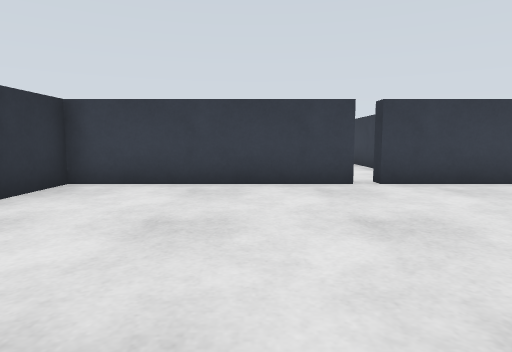
view 1 (above)

16 first-person views from a walk through a world built for the Gazebo simulator. The camera is 0.41 m above the floor, tilts 6° down and sees 75° across. The floor is counted in squares, 0.5 m on a side. Each view is taken from the middle of a square. On the plan, view 1 faces up. The plan holds only what a view shows up to about 11 squares ahead; the rest is blank.

view 2
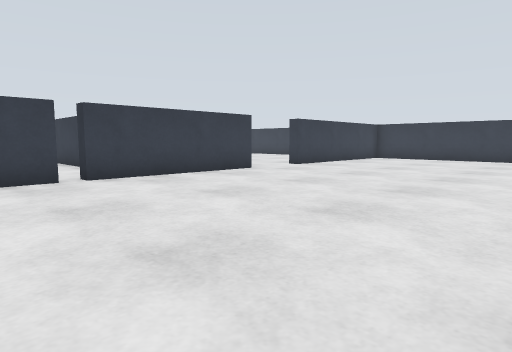

view 3
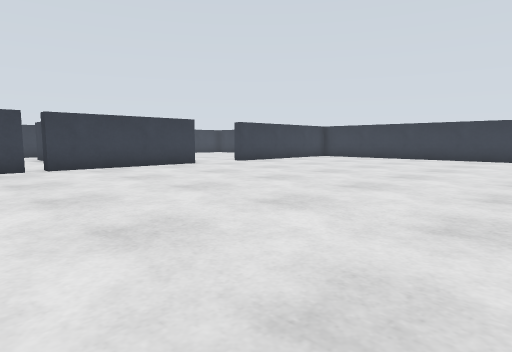

view 4
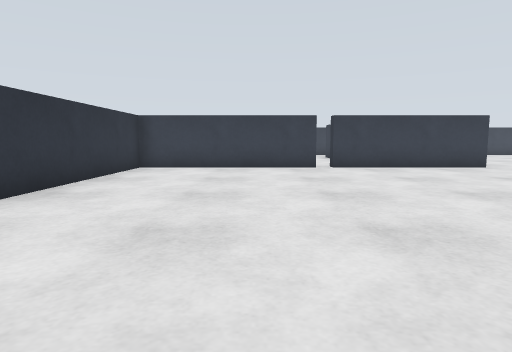

view 5
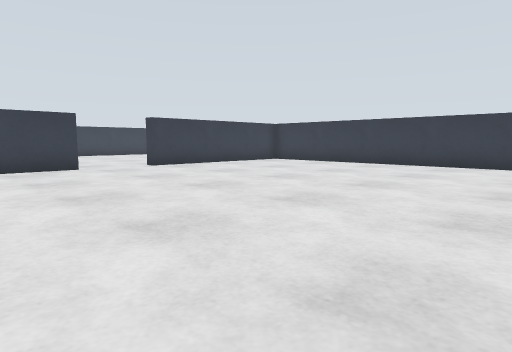

view 6
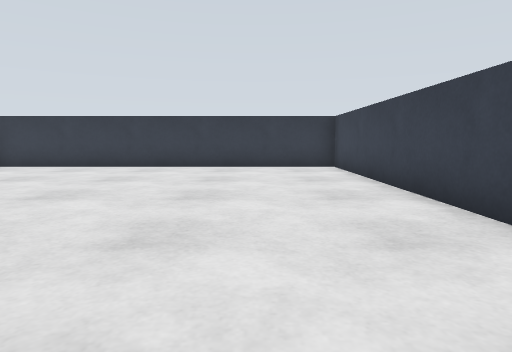

view 7
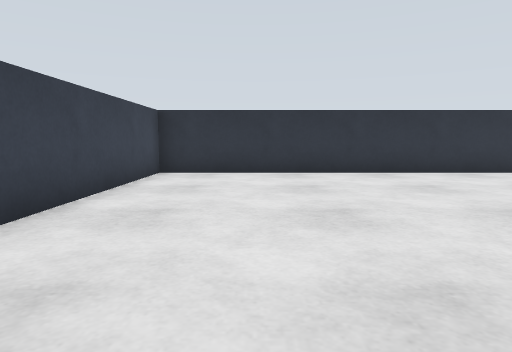

view 8
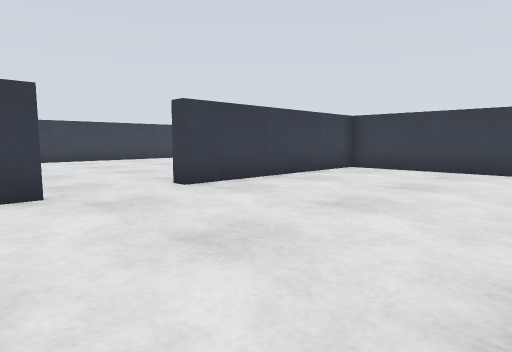

view 9
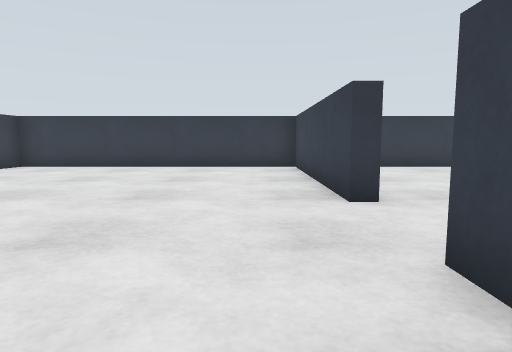

view 10
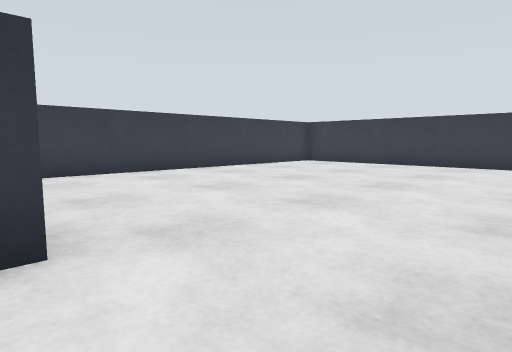

view 11
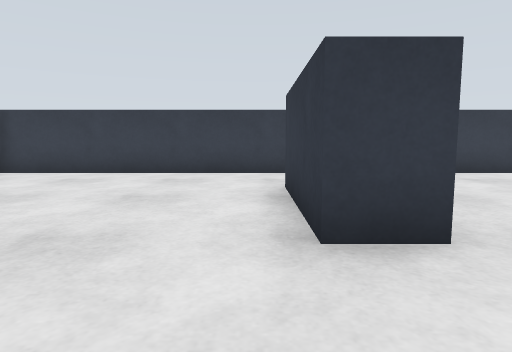

view 12
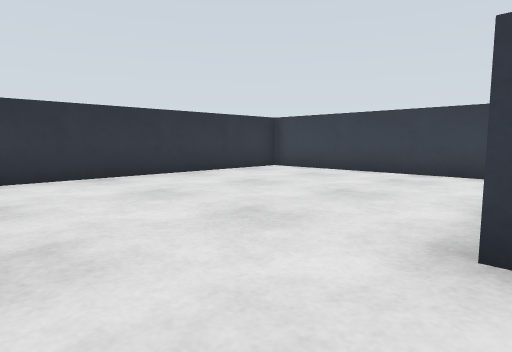

view 13
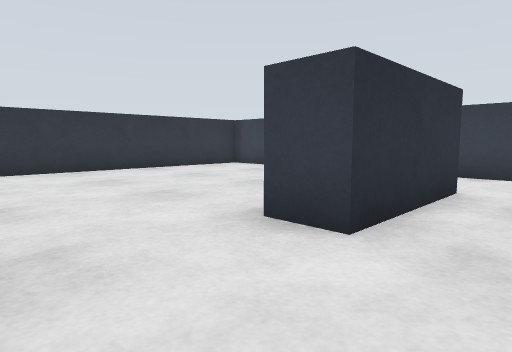

view 14
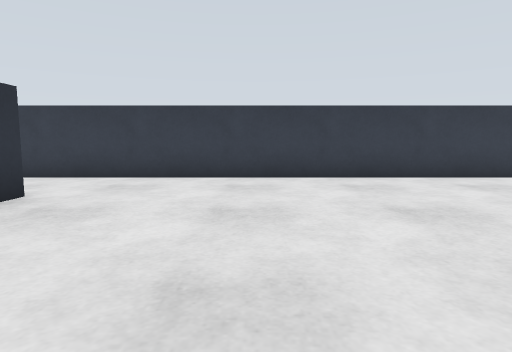

view 15
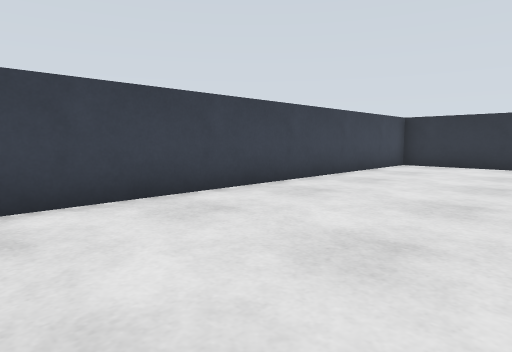

view 16
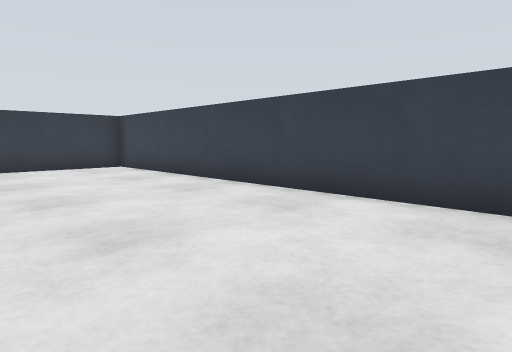

### Floor plan
Ten units are one square. View 1 is at (0, 0); x grows to the right and y downward. Boxes are objects, and circles mark ways between rooms. Rooms are numbered by the first view taken in them; rooms with no view inside come last. Other rooms are left out.
<svg viewBox="-41 -160 202 210">
<path fill="none" stroke="#000" d="M72 -63 24 -63M19 -63 -36 -63 -36 45 156 45 156 -63 95 -63M65 -67 72 -67M95 -63 95 -67 156 -67 156 -155 -36 -155M24 -63 24 -68M-36 -151 -36 -79"/>
<rect x="35" y="-135" width="10" height="40" fill="#bbb"><title>blue box</title></rect>
<circle cx="20" cy="-60" r="3" fill="#2a7"/>
<circle cx="85" cy="-60" r="3" fill="#2a7"/>
<text x="60" y="-10">1</text>
<text x="60" y="-110">2</text>
</svg>
Room 1 opens to room 2.

Where each view was taken, in squares from view 1:
view 1: 0 up, 0 right, facing up
view 2: 1 down, 0 right, facing up-right
view 3: 4 down, 0 right, facing up-right
view 4: 4 down, 0 right, facing up
view 5: 4 down, 4 right, facing up-right
view 6: 2 down, 5 right, facing right
view 7: 2 down, 5 right, facing left
view 8: 1 up, 6 right, facing up-right
view 9: 8 up, 5 right, facing right
view 10: 7 up, 4 right, facing up-right
view 11: 7 up, 3 right, facing up
view 12: 7 up, 4 right, facing up-left
view 13: 7 up, 6 right, facing up-left
view 14: 8 up, 8 right, facing up
view 15: 0 up, 8 right, facing down-left
view 16: 0 up, 5 right, facing down-right
